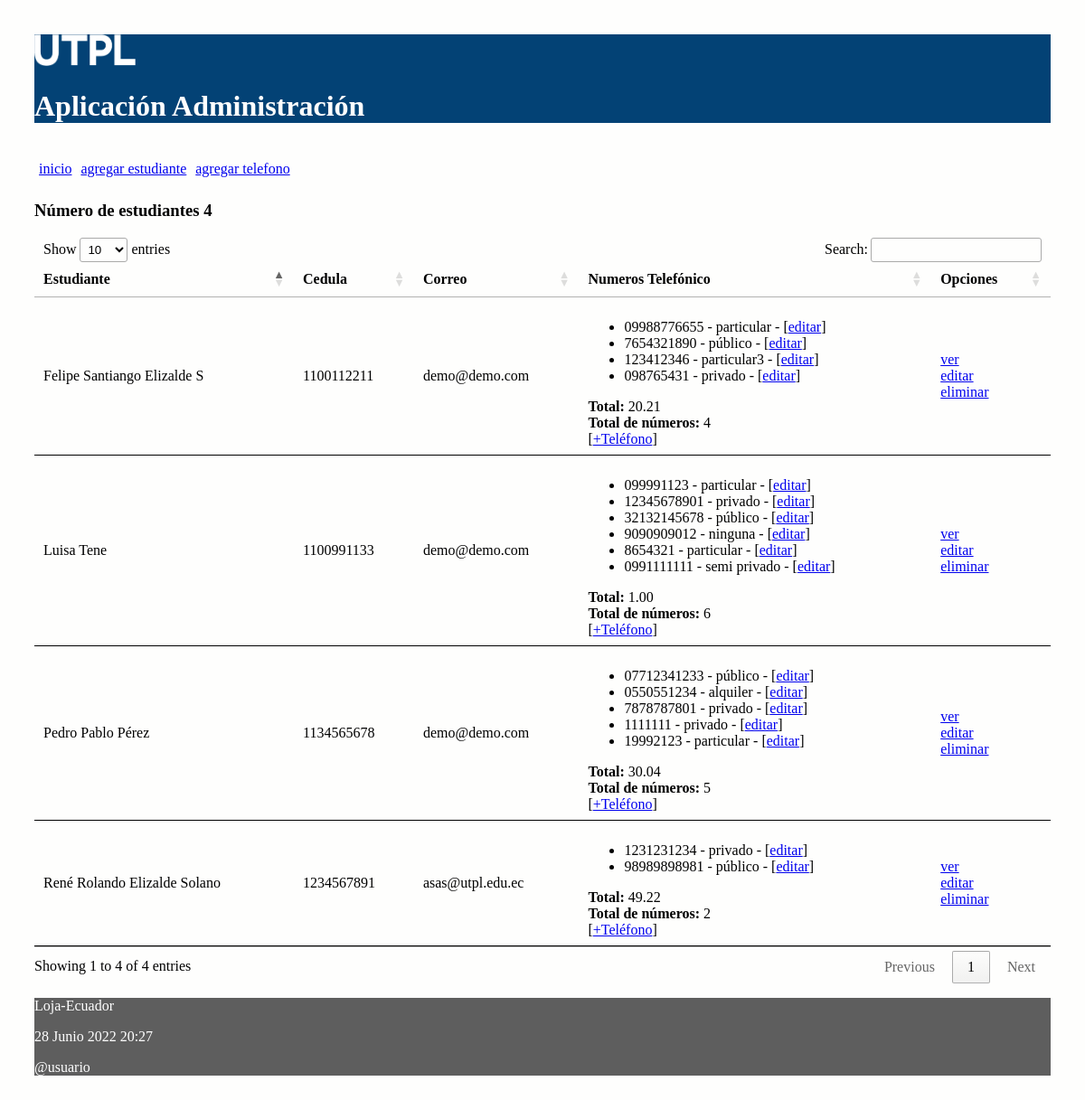
Before: / with the older database file.
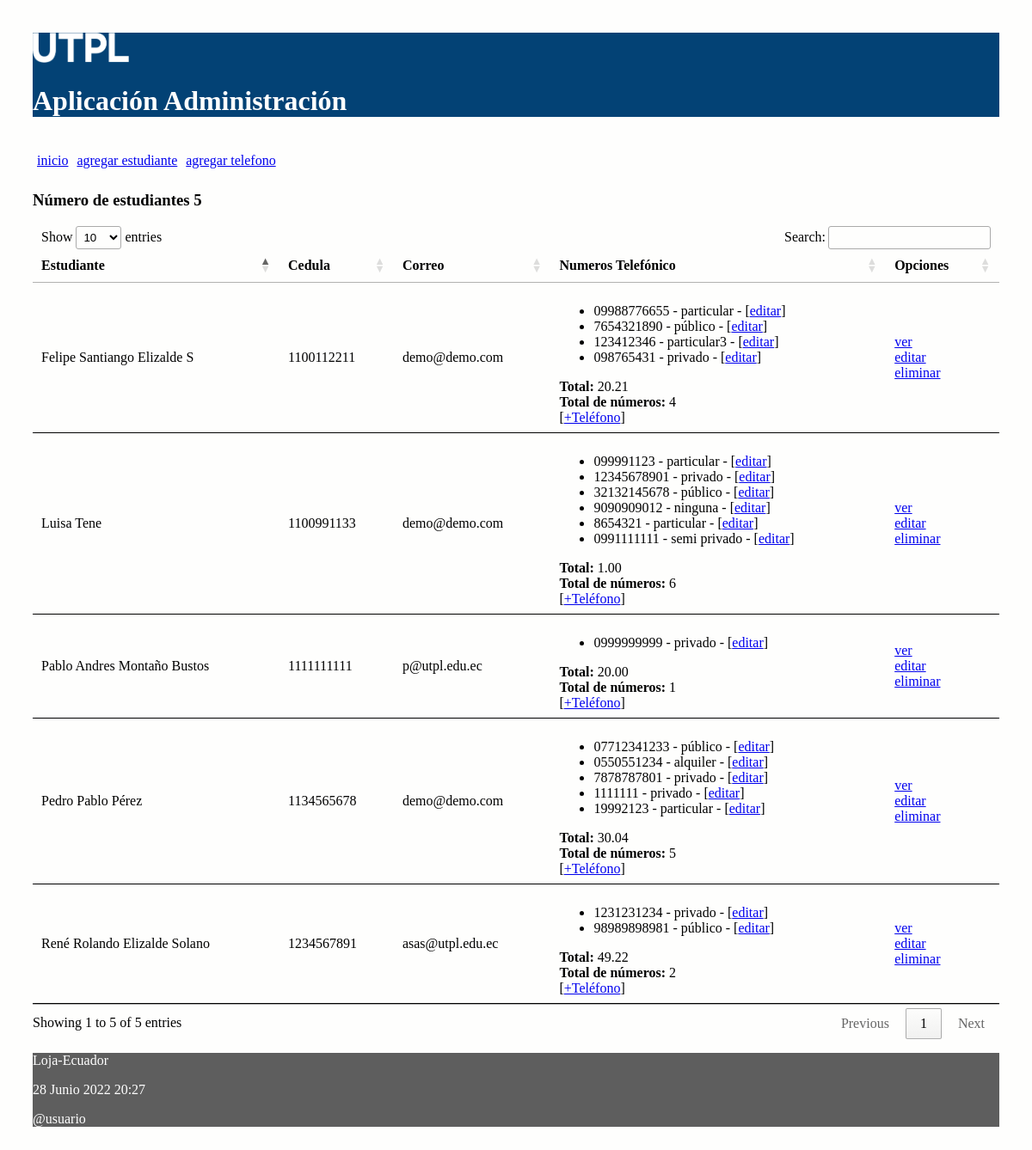
After: the same page with the newer database file.
### administrativo/models.py (models this page shows, shortened)
class Estudiante(models.Model):
    nombre = models.CharField(max_length=30)
    apellido = models.CharField(max_length=30)
    cedula = models.CharField(max_length=30, unique=True)
    correo = models.EmailField()
    comentario = models.CharField(max_length=30)
    def obtener_costo_telefonos(self):
        valor = 0;
        for t in self.numeros_telefonicos.all(): # self.num_telefonicos -> me devuelve un listado de obj de tipo NumeroTelefonico
            valor = valor + t.costo_plan
        return valor
    def obtener_cantidad_telefonos(self):
        valor = len(self.numeros_telefonicos.all())
        return valor

class NumeroTelefonico(models.Model):
    telefono = models.CharField(max_length=100)
    tipo = models.CharField(max_length=100)
    costo_plan = models.DecimalField(max_digits=100, decimal_places=2)
    estudiante = models.ForeignKey(Estudiante, on_delete=models.CASCADE,
            related_name="numeros_telefonicos")

### administrativo/views.py (the view)
# urls.py: path('', views.index, name='index'),
def index(request):
    estudiantes = Estudiante.objects.all()
    informacion_template = {'estudiantes': estudiantes, 'numero_estudiantes': len(estudiantes)}
    return render(request, 'index.html', informacion_template)

### administrativo/templates/index.html (shortened to what this page needs)
{% extends "master.html" %}
{% block content %}
<h3>Número de estudiantes {{ numero_estudiantes }}</h3>
<table id="tabla_datos">
  <thead>
    <tr>
      <th>Estudiante</th>
      <th>Cedula</th>
      <th>Correo</th>
      <th>Numeros Telefónico </th>
      <th>Opciones</th>
    </tr>
  </thead>
  {% for e in estudiantes %}
  <tr>
    <td> {{e.nombre}} {{e.apellido}}</td>
    <td> {{e.cedula}}</td>
    <td> {{e.correo}}</td>
    <td>
      <ul>
        {% for t in e.numeros_telefonicos.all %}
          <li>
            <span>{{t.telefono}} - {{t.tipo}} - [<a href="{% url 'editar_numero_telefonico' t.id %}">editar</a>] </span>
          </li>
        {% endfor %}
      </ul>
        <span><b>Total:</b> {{ e.obtener_costo_telefonos }}</span>
        <br>
        <span><b>Total de números:</b> {{ e.obtener_cantidad_telefonos }}</span>
        <br>[<a href="{% url 'crear_numero_telefonico_estudiante' e.id%}">+Teléfono</a>]
    </td>
    <td> <a href="{% url 'obtener_estudiante' e.id %}">ver</a> <br>
      <a href="{% url 'editar_estudiante' e.id %}">editar</a> <br>
      <a href="{% url 'eliminar_estudiante' e.id %}"
      onclick="return confirm('¿Está seguro de la eliminación?')" >
      eliminar</a>
    </td>
  </tr>
  {% endfor %}
</table>
{% endblock %}

### administrativo/templates/master.html (shortened to what this page needs)
<!DOCTYPE html>
<html>
  <head>
    {% load static %}
    <link rel="stylesheet" type="text/css" href="{% static 'css/estilos.css' %}">
    <link rel="stylesheet" type="text/css" href="https://cdn.datatables.net/1.10.25/css/jquery.dataTables.min.css">
  </head>
  <body>
  <header>
    <img src="{% static 'images/logo.png' %}" height="10%" width="10%" alt="My image">
    <h1>Aplicación Administración </h1>
    <nav class="top_menu">
      <ul>
        <li><a href="{% url 'index' %}">inicio</a></li>
        <li><a href="{% url 'crear_estudiante' %}">agregar estudiante</a></li>
        <li><a href="{% url 'crear_numero_telefonico' %}">agregar telefono</a></li>
      </ul>
    </nav>
  </header>
  <section>
      {% block content %}{% endblock %}
  </section>
  {% include 'footer.html' %}
  </body>
</html>

### administrativo/templates/footer.html
<footer>
      <p>Loja-Ecuador</p>
      <p>{% now "j F Y H:i" %}</p>
      <p>@usuario</p>
</footer>

### administrativo/static/css/estilos.css (style rules this page uses)
body { background: #FEFEFD; padding: 30px; }
header { background: #034275; color: #FFF; }
section { width: 100%; }
th, td { padding: 15px; border-bottom: 1px solid black; }
.top_menu ul { list-style:none; float:left; padding: 5px; width:95%; }
.top_menu ul li { float:left; margin-right:10px; margin-bottom:5px; text: #FFF; }
footer { background: #5E5E5E; color: #FFF; }

Changed rows visible on the page:
added Estudiante: nombre "Pablo Andres", apellido "Montaño Bustos", cedula "1111111111", correo "p@utpl.edu.ec", obtener_costo_telefonos "20.00", obtener_cantidad_telefonos "1"
added NumeroTelefonico: telefono "0999999999", tipo "privado", shown under "Pablo Andres"
Other visible differences:
text written by a page script: "Show entries Search: Showing 1 to 4 of 4 entries Previous 1 Next" → "Show entries Search: Showing 1 to 5 of 5 entries Previous 1 Next"
{{ numero_estudiantes }}: "4" → "5"
